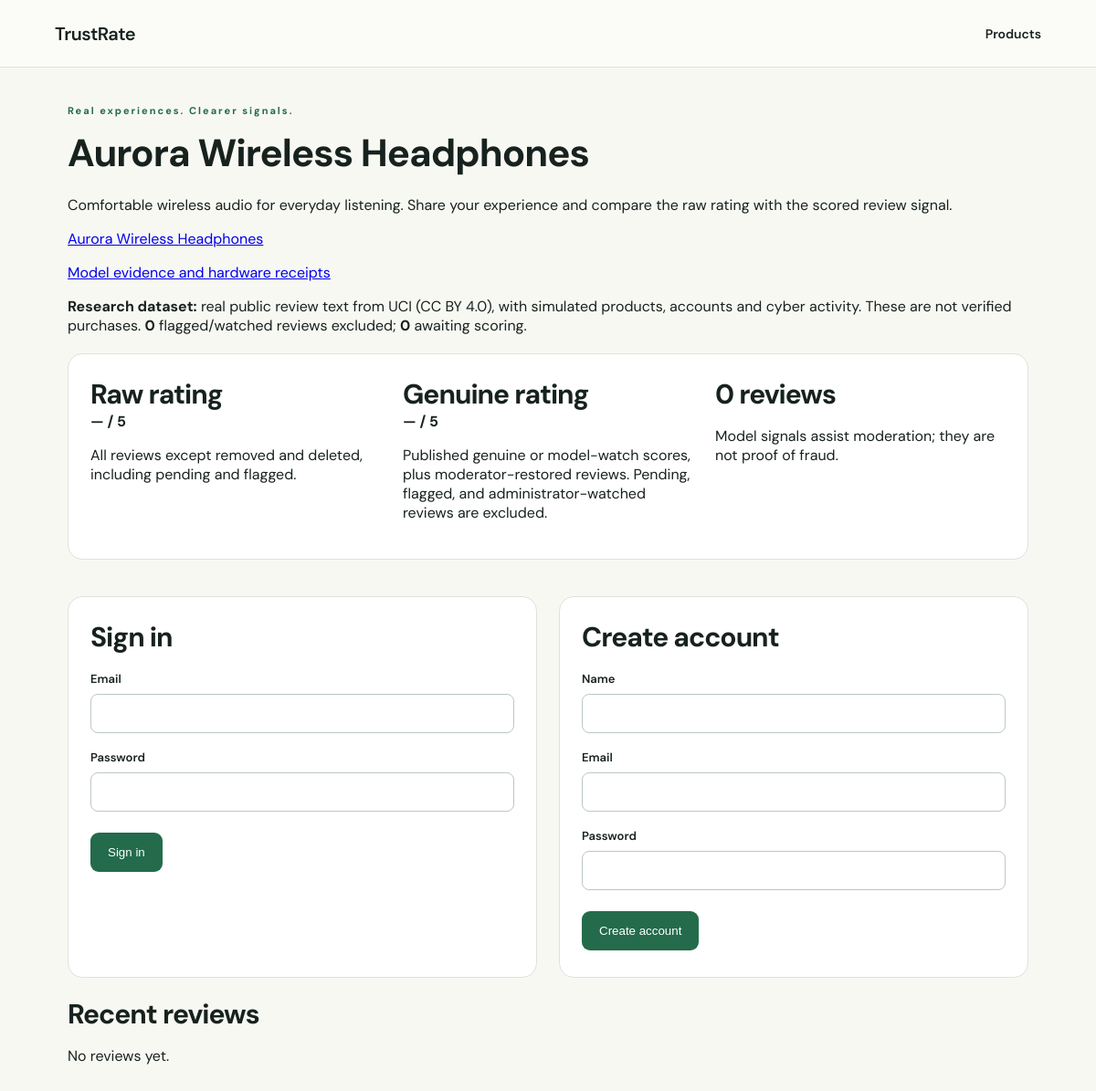
The page / on the database its author committed.
### tables this page shows
CREATE TABLE IF NOT EXISTS products (
 id BIGINT UNSIGNED AUTO_INCREMENT PRIMARY KEY, slug VARCHAR(100) NOT NULL UNIQUE,
 name VARCHAR(200) NOT NULL, description TEXT NOT NULL,
 created_at TIMESTAMP NOT NULL DEFAULT CURRENT_TIMESTAMP
);

### web/bootstrap.php (called while the page is built, shortened)
<?php
function envv(string $key, string $default = ''): string { return getenv($key) !== false ? (string)getenv($key) : $default; }
function db(): PDO {
    static $db;
    if (!$db) {
        $db = new PDO('mysql:host='.envv('DB_HOST','127.0.0.1').';port='.envv('DB_PORT','3306').';dbname='.envv('DB_NAME','trustrate').';charset=utf8mb4',envv('DB_USER','trustrate_app'),envv('DB_PASSWORD'),[PDO::ATTR_ERRMODE=>PDO::ERRMODE_EXCEPTION,PDO::ATTR_DEFAULT_FETCH_MODE=>PDO::FETCH_ASSOC,PDO::ATTR_EMULATE_PREPARES=>false]);
        $db->exec("SET time_zone = '+00:00'");
    }
    return $db;
}
function query(string $sql, array $args = []): PDOStatement { $s=db()->prepare($sql); $s->execute($args); return $s; }
function esc(mixed $v): string { return htmlspecialchars((string)$v, ENT_QUOTES|ENT_SUBSTITUTE,'UTF-8'); }
function currentUser(): ?array {
    return isset($_SESSION['uid']) ? (query('SELECT id,name,email,role FROM users WHERE id=?',[$_SESSION['uid']])->fetch()?:null) : null;
}

### web/index.php (the view, shortened to what this page needs)
<?php
require __DIR__.'/bootstrap.php';
$error=null;
try {
    $user=currentUser();
} catch(Throwable $e) {
    rollback(); $error=safeError($e);
}
$user=$user??null;
try {
    $products=query("SELECT * FROM products WHERE slug NOT LIKE 'native-%' ORDER BY CASE WHEN slug LIKE 'dataset-%' THEN 0 ELSE 1 END,id")->fetchAll();
    $productId=(int)($_GET['product']??($products[0]['id']??1)); $product=query('SELECT * FROM products WHERE id=?',[$productId])->fetch();
    $reviews=query("SELECT r.*,u.name,s.label,s.hybrid_score FROM reviews r JOIN users u ON u.id=r.user_id LEFT JOIN review_scores s ON s.review_id=r.id AND s.review_revision=r.revision WHERE r.product_id=? AND (r.status NOT IN ('removed','deleted') OR (r.user_id=? AND r.status='removed')) ORDER BY r.created_at DESC,r.id DESC LIMIT 100",[$productId,$user['id']??0])->fetchAll();
    $stats=query("SELECT AVG(r.rating) raw_rating, AVG(CASE WHEN r.status='restored' OR (r.status='published' AND s.label IN ('genuine','watch') AND s.review_revision=r.revision) THEN r.rating END) genuine_rating, COUNT(*) total, SUM(r.status='pending_score') pending, SUM(r.status IN ('flagged','watch')) excluded FROM reviews r LEFT JOIN review_scores s ON s.review_id=r.id WHERE r.product_id=? AND r.status NOT IN ('removed','deleted')",[$productId])->fetch();
} catch(Throwable $e) { $error=$error??'Products are unavailable. Initialize the database first.'; $products=[]; $reviews=[]; $stats=[]; }
?><!doctype html><html lang="en"><head><link rel="stylesheet" href="/styles.css"></head><body><nav><a class="brand" href="/index.php">TrustRate</a><div><a href="/index.php">Products</a></div></nav><main>
<p class="eyebrow">Real experiences. Clearer signals.</p><h1><?=esc($product['name']??'Product reviews')?></h1><p><?=esc($product['description']??'')?></p>
<?php foreach($products as $p):?><a href="?product=<?=(int)$p['id']?>"><?=esc($p['name'])?></a> <?php endforeach;?>
<p><a href="/models.php">Model evidence and hardware receipts</a></p>
<p class="dataset-note"><strong>Research dataset:</strong> real public review text from UCI (CC BY 4.0), with simulated products, accounts and cyber activity. These are not verified purchases. <strong><?= (int)($stats['excluded']??0) ?></strong> flagged/watched reviews excluded; <strong><?= (int)($stats['pending']??0) ?></strong> awaiting scoring.</p>
<section class="grid"><div><h2>Raw rating</h2><strong><?=isset($stats['raw_rating'])?number_format((float)$stats['raw_rating'],2):'—'?> / 5</strong><p>All reviews except removed and deleted, including pending and flagged.</p></div><div><h2>Genuine rating</h2><strong><?=isset($stats['genuine_rating'])?number_format((float)$stats['genuine_rating'],2):'—'?> / 5</strong><p>Published genuine or model-watch scores, plus moderator-restored reviews. Pending, flagged, and administrator-watched reviews are excluded.</p></div><div><h2><?=(int)($stats['total']??0)?> reviews</h2><p>Model signals assist moderation; they are not proof of fraud.</p></div></section>
<?php if(!$user):?><div class="grid"><?php foreach(['login'=>'Sign in','register'=>'Create account'] as $action=>$label):?><section><h2><?=$label?></h2><form method="post"><?=csrfField()?><input type="hidden" name="action" value="<?=$action?>"><?php if($action==='register'):?><label>Name<input name="name" required maxlength="100" autocomplete="name"></label><?php endif;?><label>Email<input type="email" name="email" required autocomplete="email"></label><label>Password<input type="password" name="password" required <?= $action==='register'?'minlength="12" maxlength="72"':''?> autocomplete="<?=$action==='login'?'current-password':'new-password'?>"></label><button><?=$label?></button></form></section><?php endforeach;?></div>
<?php endif;?>
<h2>Recent reviews</h2>
<?php if(!$reviews):?><p>No reviews yet.</p><?php endif;?></main></body></html>

### web/styles.css (style rules this page uses)
:root { --ink:#17221f;--muted:#6f7b76;--paper:#f8f8f3;--mint:#c9f5df;--green:#236b4b;--line:#dce3dd;--card:#fff }
* { box-sizing:border-box }
body { margin:0;background:var(--paper);color:var(--ink);font-family:'DM Sans',sans-serif }
nav { height:74px;border-bottom:1px solid var(--line);display:flex;align-items:center;justify-content:space-between;padding:0 5vw;background:#fbfcf8 }
nav a { color:var(--ink);text-decoration:none;margin-left:28px;font-size:14px;font-weight:600 }
.brand { font-size:20px!important;margin:0!important;letter-spacing:-.5px }
.eyebrow { color:var(--green);font-size:11px;letter-spacing:2px;font-weight:700;margin:0 0 18px }
h1 { font-size:clamp(42px,6vw,76px);line-height:1.03;letter-spacing:-3px;margin:0 0 25px }
button { background:var(--green);border:0;color:#fff;border-radius:9px;padding:14px 19px;font:600 14px inherit;cursor:pointer;transition:.2s }
h2 { font-size:30px;letter-spacing:-1px;margin:0 }
label { display:block;font-size:13px;font-weight:600;margin:18px 0 }

### web/index.php (style rules this page uses)
main { max-width:1100px;margin:40px auto;padding:0 24px }
section,article { background:white;border:1px solid #dce3dd;border-radius:16px;padding:24px;margin:20px 0 }
h1 { font-size:42px;letter-spacing:-1px }
input,textarea,select { display:block;width:100%;padding:12px;margin:8px 0 16px;border:1px solid #bbc9bf;border-radius:8px;font:inherit }
.grid { display:grid;grid-template-columns:repeat(auto-fit,minmax(260px,1fr));gap:24px }
nav { height:auto;min-height:74px;gap:12px;flex-wrap:wrap;padding:18px 5vw }
button { margin:5px 0 }

### rows shown on the page
products: name "Aurora Wireless Headphones", description "Comfortable wireless audio for everyday listening. Share your experience and compare the raw rating with the scored review signal."

### other values the page prints
$stats['excluded'] "0"
$stats['pending'] "0"
$stats['total'] "0"
$label "Sign in"
$label "Create account"
